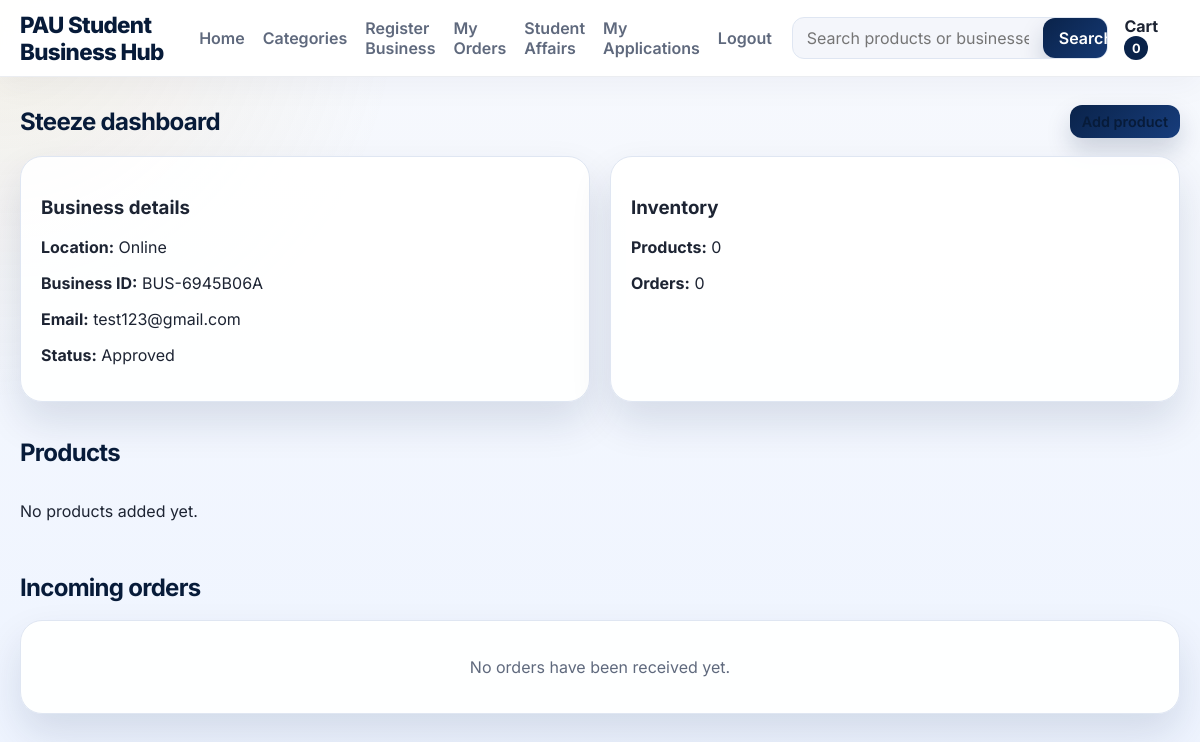
Page /dashboard/business/ (signed in) on the committed database.
### platform_discovery/models.py (models this page shows, shortened)
class Business(models.Model):
    STATUS_PENDING = "pending"
    STATUS_APPROVED = "approved"
    STATUS_REJECTED = "rejected"
    STATUS_CHOICES = [
        (STATUS_PENDING, "Pending"),
        (STATUS_APPROVED, "Approved"),
        (STATUS_REJECTED, "Rejected"),
    ]
    owner = models.OneToOneField(settings.AUTH_USER_MODEL, on_delete=models.CASCADE, related_name="owned_business")
    category = models.ForeignKey(BusinessCategory, on_delete=models.SET_NULL, null=True, blank=True, related_name="businesses")
    name = models.CharField(max_length=200)
    slug = models.SlugField(max_length=200, unique=True)
    business_id = models.CharField(max_length=20, unique=True, editable=False)
    location = models.CharField(max_length=200, default="Online", help_text="Use 'Online' if there is no physical branch.")
    image_url = models.URLField(blank=True, default='')
    email = models.EmailField()
    phone_number = models.CharField(max_length=20, blank=True)
    description = models.TextField()
    status = models.CharField(max_length=20, choices=STATUS_CHOICES, default=STATUS_PENDING)
    is_featured = models.BooleanField(default=False)
    approval_note = models.TextField(blank=True)
    created_at = models.DateTimeField(auto_now_add=True)
    approved_at = models.DateTimeField(null=True, blank=True)
    class Meta:
        ordering = ["-created_at"]
    @property
    def display_location(self):
        return self.location or "Online"

### platform_discovery/views.py (the view)
# urls.py: path('dashboard/business/', views.business_dashboard, name='business_dashboard'),
@login_required
def business_dashboard(request):
    try:
        business = Business.objects.get(owner=request.user, status=Business.STATUS_APPROVED)
    except Business.DoesNotExist:
        messages.error(request, "Your business is not active yet or has not been approved.")
        return redirect("home")
    products = Product.objects.filter(business=business)
    orders = OrderItem.objects.filter(business=business).select_related("order", "product")
    return render(request, "platform_discovery/business_dashboard.html", {
        "business": business,
        "products": products,
        "orders": orders,
    })

### templates/platform_discovery/business_dashboard.html (shortened to what this page needs)
{% extends 'platform_discovery/base.html' %}
{% block content %}
<section class="section-block">
    <div class="section-header">
        <h2>{{ business.name }} dashboard</h2>
        <a href="{% url 'create_product' %}" class="primary-btn small-btn">Add product</a>
    </div>
    <div class="grid two-col">
        <div class="card">
            <h3>Business details</h3>
            <p><strong>Location:</strong> {{ business.display_location }}</p>
            <p><strong>Business ID:</strong> {{ business.business_id }}</p>
            <p><strong>Email:</strong> {{ business.email }}</p>
            <p><strong>Status:</strong> {{ business.get_status_display }}</p>
        </div>
        <div class="card">
            <h3>Inventory</h3>
            <p><strong>Products:</strong> {{ products.count }}</p>
            <p><strong>Orders:</strong> {{ orders.count }}</p>
        </div>
    </div>
</section>
<section class="section-block">
    <div class="section-header">
        <h2>Products</h2>
    </div>
    <div class="grid three-col">
        {% for product in products %}
            <div class="card product-card">
                <div class="card-top-row">
                    <h3>{{ product.name }}</h3>
                    {% if product.has_discount %}<span class="promo-pill">-{{ product.discount_percent }}%</span>{% endif %}
                </div>
                <p>{{ product.description|truncatewords:16 }}</p>
                <div class="price-row">
                    <strong>₦{{ product.discounted_price }}</strong>
                    {% if product.has_discount %}<span class="old-price">₦{{ product.price }}</span>{% endif %}
                </div>
                <div class="small-meta">Stock: {{ product.stock }}</div>
                <a href="{% url 'edit_product' product.id %}" class="secondary-btn small-btn">Edit</a>
            </div>
        {% empty %}
            <p>No products added yet.</p>
        {% endfor %}
    </div>
</section>
<section class="section-block">
    <div class="section-header">
        <h2>Incoming orders</h2>
    </div>
    {% if orders %}
        <div class="card list-card">
            {% for item in orders %}
                <div class="list-row">
                    <div>
                        <h3>{{ item.product.name }}</h3>
                        <p>Qty: {{ item.quantity }} • Business ID: {{ item.business.business_id }}</p>
                    </div>
                    <div class="status-pill">₦{{ item.line_total }}</div>
                </div>
            {% endfor %}
        </div>
    {% else %}
        <div class="card empty-state">
            <p>No orders have been received yet.</p>
        </div>
    {% endif %}
</section>
{% endblock %}

### static/platform_discovery/styles.css (style rules this page uses)
:root { --primary: #0a234a; --primary-dark: #071b39; --primary-soft: #e9f0ff; --secondary: #f4f7fb; --accent: #d4a843; --accent-soft: #f8edcc; --maroon: #8b1e3f; --text: #1d2433; --muted: #5f697d; --border: #dfe6f2; --green: #1f9d6a; --orange: #f28d35; --danger: #d34c4c; --shadow: 0 20px 40px rgba(10, 35, 74, 0.12); }
* { box-sizing: border-box; }
body { margin: 0; font-family: 'Inter', sans-serif; background: radial-gradient(circle at top left, rgba(212, 168, 67, 0.12), transparent 28%), linear-gradient(180deg, #f7f9fd 0%, #eef4ff 100%); color: var(--text); }
a { color: inherit; text-decoration: none; }
.search-box button, .primary-btn, .secondary-btn { border: none; border-radius: 12px; padding: 10px 16px; cursor: pointer; font: inherit; font-weight: 600; }
.primary-btn, .search-box button { background: linear-gradient(135deg, var(--primary), #173d7c); color: white; box-shadow: 0 12px 24px rgba(10, 35, 74, 0.18); }
.small-btn { padding: 8px 12px; font-size: 0.9rem; }
.section-block { margin-bottom: 36px; }
.section-header { display: flex; justify-content: space-between; align-items: center; margin-bottom: 18px; }
.section-header h2 { margin: 0; color: var(--primary-dark); letter-spacing: -0.03em; }
.section-header a { color: var(--primary-dark); font-weight: 600; }
.grid { display: grid; gap: 20px; }
.three-col { grid-template-columns: repeat(3, minmax(0, 1fr)); }
.two-col { grid-template-columns: repeat(2, minmax(0, 1fr)); }
.card { background: rgba(255,255,255,0.96); border: 1px solid var(--border); border-radius: 22px; box-shadow: var(--shadow); padding: 20px; transition: transform 0.2s ease, box-shadow 0.2s ease, border-color 0.2s ease; }
.empty-state { text-align: center; color: var(--muted); }

### rows in the picture
Business: name "Steeze", display_location "Online", business_id "BUS-6945B06A", email "test123@gmail.com", status "Approved"

### other values in the picture
{{ request.session.cart|length|default:0 }} "0"
{{ products.count }} "0"
{{ orders.count }} "0"
